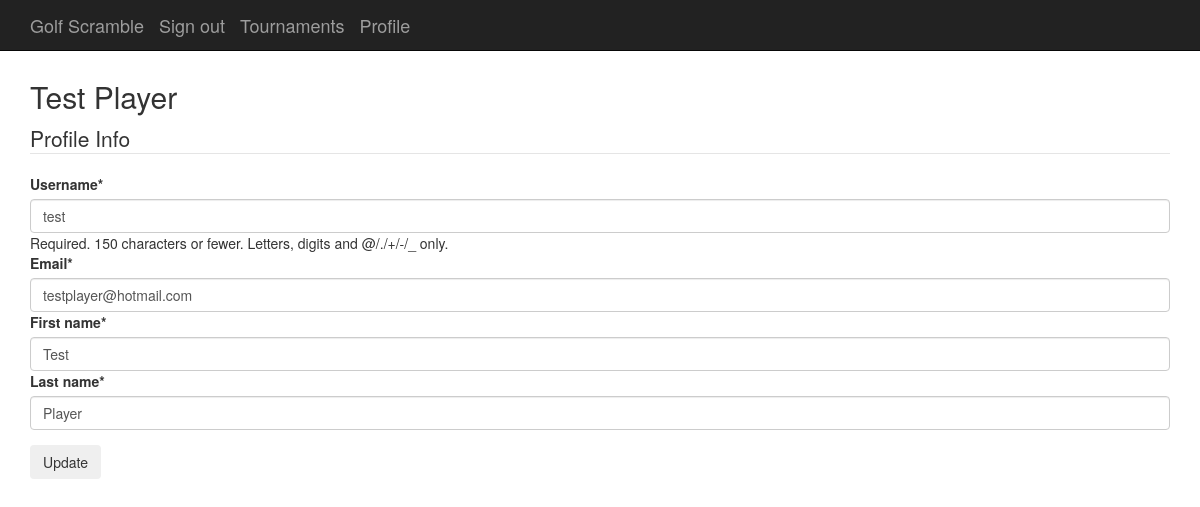
Screenshot of /profile/ (signed in) with the database file from the repository.
### users/models.py (models this page shows, shortened)
class CustomUser(AbstractUser):
    first_name = models.CharField(max_length=200, blank=False)
    last_name = models.CharField(max_length=200, blank=False)
    is_staff = models.BooleanField(default=False)
    image = models.ImageField(default='default.jpg', upload_to='profile_pics')

### pages/views.py (the view)
# urls.py: path('profile/', profile, name='profile'),
@login_required
def profile(request):
    if request.method == 'POST':
        u_form = CustomUserChangeForm(request.POST, instance=request.user)
        if u_form.is_valid():
            u_form.save()
            messages.success(request, f'Your account has been updated!')
            return redirect('profile')
    else:
        u_form = CustomUserChangeForm(instance=request.user)
    context = { 'u_form': u_form}
    return render(request, 'account/profile.html', context)

### users/forms.py
class CustomUserChangeForm(forms.ModelForm):
    email = forms.EmailField()
    class Meta:
        model = CustomUser
        fields = ('username', 'email', 'first_name', 'last_name')

### templates/account/profile.html (shortened to what this page needs)
{% extends "base.html" %}
{% load crispy_forms_tags %}
{% block content %}
    <div class="content-section">
      <div class="media">
        <div class="media-body">
          <h2 class="account-heading">{{ user.first_name }}  {{ user.last_name }}</h2>
        </div>
      </div>
      <form method="POST" enctype="multipart/form-data">
            <fieldset class="form-group">
                <legend class="border-bottom mb-4">Profile Info</legend>
                {{ u_form|crispy }}
            </fieldset>
            <button class= "btn btn-outline-info" type="submit">Update</button>
        </form>
    </div>
{% endblock content %}

### templates/base.html (style rules this page uses)
body { padding-top: 60px; }

### rows the page displays
CustomUser: first_name "Test", last_name "Player", username "test", email "testplayer@hotmail.com"
